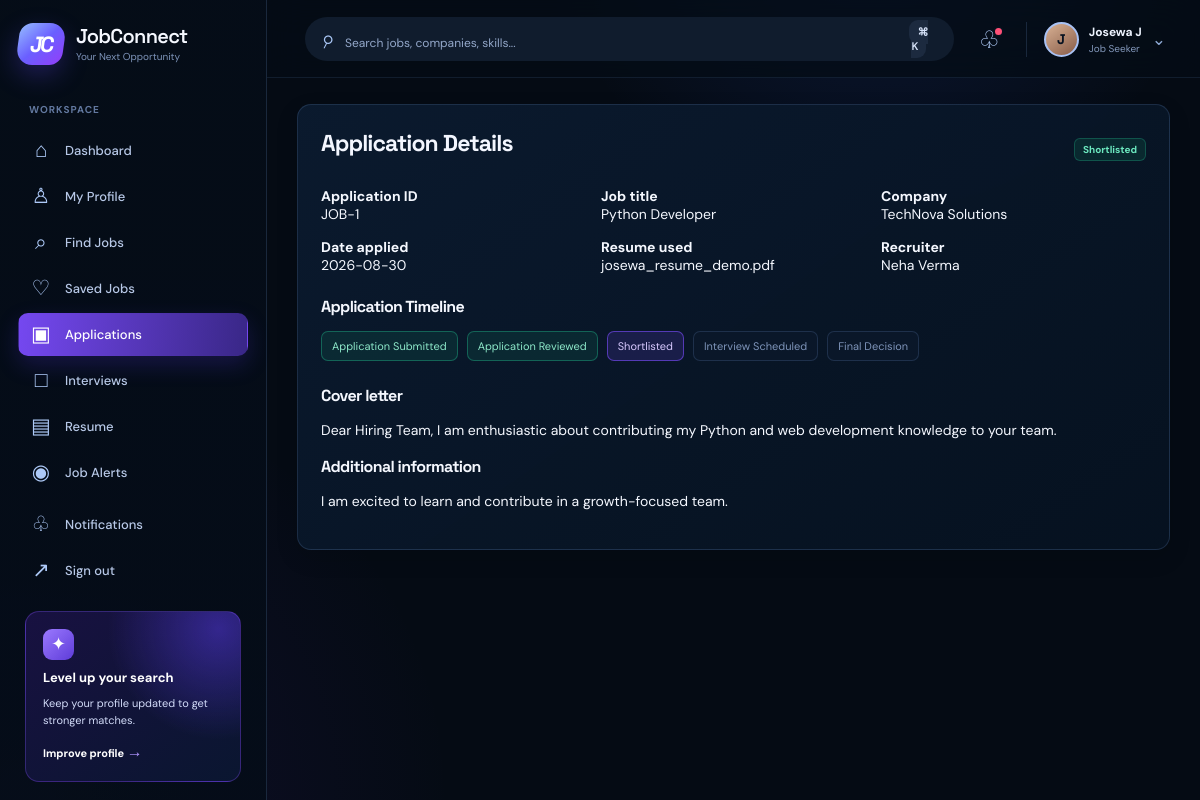
The page /application/1 (signed in) on the database its author committed.
### tables this page shows
CREATE TABLE users (
            id INTEGER PRIMARY KEY AUTOINCREMENT,
            username TEXT UNIQUE NOT NULL,
            full_name TEXT NOT NULL,
            email TEXT UNIQUE NOT NULL,
            phone TEXT,
            password_hash TEXT NOT NULL,
            role TEXT NOT NULL,
            location TEXT,
            profile_image TEXT,
            created_at TEXT NOT NULL DEFAULT CURRENT_TIMESTAMP
        );

CREATE TABLE applications (
            id INTEGER PRIMARY KEY AUTOINCREMENT,
            user_id INTEGER NOT NULL,
            job_id INTEGER NOT NULL,
            resume_id INTEGER,
            cover_letter TEXT,
            portfolio_url TEXT,
            github_url TEXT,
            linkedin_url TEXT,
            additional_info TEXT,
            applied_at TEXT NOT NULL DEFAULT CURRENT_TIMESTAMP,
            status TEXT DEFAULT 'applied',
            FOREIGN KEY(user_id) REFERENCES users(id),
            FOREIGN KEY(job_id) REFERENCES jobs(id),
            FOREIGN KEY(resume_id) REFERENCES resumes(id)
        );

CREATE TABLE jobs (
            id INTEGER PRIMARY KEY AUTOINCREMENT,
            company_id INTEGER,
            recruiter_id INTEGER,
            title TEXT NOT NULL,
            description TEXT,
            responsibilities TEXT,
            required_skills TEXT,
            preferred_skills TEXT,
            location TEXT,
            salary_min INTEGER,
            salary_max INTEGER,
            employment_type TEXT,
            workplace_type TEXT,
            experience_level TEXT,
            education TEXT,
            deadline TEXT,
            status TEXT DEFAULT 'active',
            created_at TEXT NOT NULL DEFAULT CURRENT_TIMESTAMP,
            FOREIGN KEY(company_id) REFERENCES companies(id),
            FOREIGN KEY(recruiter_id) REFERENCES users(id)
        );

CREATE TABLE companies (
            id INTEGER PRIMARY KEY AUTOINCREMENT,
            recruiter_id INTEGER,
            company_name TEXT NOT NULL,
            logo TEXT,
            description TEXT,
            industry TEXT,
            location TEXT,
            website TEXT,
            employee_count INTEGER,
            created_at TEXT NOT NULL DEFAULT CURRENT_TIMESTAMP,
            FOREIGN KEY(recruiter_id) REFERENCES users(id)
        );

CREATE TABLE resumes (
            id INTEGER PRIMARY KEY AUTOINCREMENT,
            user_id INTEGER NOT NULL,
            file_name TEXT NOT NULL,
            file_path TEXT NOT NULL,
            file_type TEXT,
            file_size INTEGER,
            uploaded_at TEXT NOT NULL DEFAULT CURRENT_TIMESTAMP,
            is_default INTEGER DEFAULT 0,
            FOREIGN KEY(user_id) REFERENCES users(id)
        );

### backend/app.py (the view)
@app.route("/application/<int:application_id>")
@login_required
def application_detail(application_id):
    user = get_current_user()
    conn = get_db_connection()
    app_row = conn.execute(
        """
        SELECT a.*, j.title AS job_title, j.location AS job_location, c.company_name, u.full_name AS recruiter_name,
               r.file_name AS resume_name
        FROM applications a
        JOIN jobs j ON j.id = a.job_id
        LEFT JOIN companies c ON c.id = j.company_id
        LEFT JOIN users u ON u.id = j.recruiter_id
        LEFT JOIN resumes r ON r.id = a.resume_id
        WHERE a.id = ?
        """,
        (application_id,),
    ).fetchone()
    if not app_row:
        conn.close(); flash("Application not found.", "error"); return redirect(url_for("applications_page"))
    if app_row["user_id"] != user["id"] and user["role"] not in ["admin", "recruiter"]:
        conn.close(); flash("Unauthorized access.", "error"); return redirect(url_for("dashboard"))
    timeline = [
        "Application Submitted",
        "Application Reviewed",
        "Shortlisted",
        "Interview Scheduled",
        "Final Decision",
    ]
    conn.close()
    return render_template("application_detail.html", application=dict(app_row), user=user, timeline=timeline)

### backend/app.py (called while the page is built, shortened)
def login_required(view):
    @wraps(view)
    def wrapped(*args, **kwargs):
        if not session.get("user_id"):
            flash("Please log in to continue.", "error")
            return redirect(url_for("login"))
        return view(*args, **kwargs)
    return wrapped

def get_current_user():
    user_id = session.get("user_id")
    if not user_id:
        return None
    conn = get_db_connection()
    user = conn.execute("SELECT * FROM users WHERE id = ?", (user_id,)).fetchone()
    conn.close()
    return dict(user) if user else None

def ensure_demo_data():
    conn = get_db_connection()
    user_count = conn.execute("SELECT COUNT(*) FROM users").fetchone()[0]
    if user_count > 0:
        conn.close()
        return

@app.before_request
def setup_demo_data():
    init_db()
    ensure_demo_data()

@app.context_processor
def inject_user():
    return {"current_user": get_current_user()}

### backend/database.py (called while the page is built)
def get_db_connection():
    conn = sqlite3.connect(DB_PATH)
    conn.row_factory = sqlite3.Row
    return conn

### frontend/templates/application_detail.html (shortened to what this page needs)
{% extends 'base.html' %}
{% block content %}
<div class="container" style="max-width: 960px;">
  <div class="form-panel">
    <div class="section-heading" style="margin-top: 0;">
      <h2>Application Details</h2>
      <span class="badge success">{{ application.status }}</span>
    </div>
    <div class="form-grid">
      <div><strong>Application ID</strong><br />JOB-{{ application.id }}</div>
      <div><strong>Job title</strong><br />{{ application.job_title }}</div>
      <div><strong>Company</strong><br />{{ application.company_name }}</div>
      <div><strong>Date applied</strong><br />{{ application.applied_at[:10] }}</div>
      <div><strong>Resume used</strong><br />{{ application.resume_name or 'Default Resume' }}</div>
      <div><strong>Recruiter</strong><br />{{ application.recruiter_name or 'Hiring Team' }}</div>
    </div>
    <div style="margin-top: 22px;">
      <h3>Application Timeline</h3>
      <div class="application-timeline">
        {% for step in timeline %}
          <span class="timeline-step {% if loop.index < 3 %}done{% elif application.status == 'interview' and loop.index == 4 %}active{% elif application.status == 'shortlisted' and loop.index == 3 %}active{% elif application.status == 'applied' and loop.index == 1 %}active{% endif %}">{{ step }}</span>
        {% endfor %}
      </div>
    </div>
    <div style="margin-top: 24px;">
      <h3>Cover letter</h3>
      <p>{{ application.cover_letter or 'N/A' }}</p>
      <h3>Additional information</h3>
      <p>{{ application.additional_info or 'N/A' }}</p>
    </div>
  </div>
</div>
{% endblock %}

### frontend/templates/base.html (shortened to what this page needs)
<!DOCTYPE html>
<html lang="en">
  <head>
    <link rel="stylesheet" href="{{ url_for('static', filename='css/style.css', v='8') }}" />
  </head>
  <body>
    {% set active = request.endpoint or '' %}
    <div class="page-shell {% if current_user %}signed-in{% else %}guest-shell{% endif %}">
      {% if current_user %}
      <aside class="sidebar" id="sidebar">
        <a class="brand-wrap" href="{{ url_for('dashboard') }}" aria-label="JobConnect dashboard">
          <span class="brand-mark">JC</span>
          <span><span class="brand-name">JobConnect</span><span class="brand-tag">Your Next Opportunity</span></span>
        </a>
        <nav class="sidebar-nav" aria-label="Main navigation">
          <p class="nav-label">Workspace</p>
          <a class="nav-link {% if active == 'dashboard' %}active{% endif %}" href="{{ url_for('dashboard') }}"><span class="nav-icon">⌂</span>Dashboard</a>
          {% if current_user.role == 'job_seeker' %}
          <a class="nav-link {% if active == 'profile' %}active{% endif %}" href="{{ url_for('profile') }}"><span class="nav-icon">♙</span>My Profile</a>
          <a class="nav-link {% if active == 'jobs' or active == 'search_results' or active == 'job_detail' %}active{% endif %}" href="{{ url_for('jobs') }}"><span class="nav-icon">⌕</span>Find Jobs</a>
          <a class="nav-link {% if active == 'saved_jobs' %}active{% endif %}" href="{{ url_for('saved_jobs') }}"><span class="nav-icon">♡</span>Saved Jobs</a>
          <a class="nav-link {% if active == 'applications_page' or active == 'application_detail' %}active{% endif %}" href="{{ url_for('applications_page') }}"><span class="nav-icon">▣</span>Applications</a>
          <a class="nav-link {% if active == 'interviews_page' or active == 'interview_detail' %}active{% endif %}" href="{{ url_for('interviews_page') }}"><span class="nav-icon">□</span>Interviews</a>
          <a class="nav-link {% if active == 'resume_management' %}active{% endif %}" href="{{ url_for('resume_management') }}"><span class="nav-icon">▤</span>Resume</a>
          <a class="nav-link {% if active == 'job_alerts' %}active{% endif %}" href="{{ url_for('job_alerts') }}"><span class="nav-icon">◉</span>Job Alerts</a>
          {% else %}
          <a class="nav-link {% if active == 'admin_users' %}active{% endif %}" href="{{ url_for('admin_users') }}"><span class="nav-icon">♙</span>Users</a>
          <a class="nav-link {% if active == 'admin_jobs' %}active{% endif %}" href="{{ url_for('admin_jobs') }}"><span class="nav-icon">▣</span>Job Listings</a>
          {% endif %}
        </nav>
        <div class="sidebar-bottom">
          <a class="nav-link {% if active == 'notifications_page' %}active{% endif %}" href="{{ url_for('notifications_page') }}"><span class="nav-icon">♧</span>Notifications</a>
          <a class="nav-link" href="{{ url_for('logout') }}"><span class="nav-icon">↗</span>Sign out</a>
          <div class="upgrade-card">
            <span class="upgrade-icon">✦</span><strong>Level up your search</strong>
            <span>Keep your profile updated to get stronger matches.</span>
            <a href="{{ url_for('profile') if current_user.role != 'admin' else url_for('dashboard') }}">Improve profile <b>→</b></a>
          </div>
        </div>
      </aside>
      <div class="workspace">
        <header class="topbar">
          <form method="GET" action="{{ url_for('search_results') }}" class="search-form">
            <span class="search-icon">⌕</span><input type="text" name="q" placeholder="Search jobs, companies, skills..." value="{{ request.args.get('q', '') }}" />
            <button type="submit" aria-label="Search">Search <kbd>⌘ K</kbd></button>
          </form>
          <div class="topbar-actions">
            <a href="{{ url_for('notifications_page') }}" class="round-action" aria-label="Notifications">♧</a>
            <a href="{{ url_for('profile') if current_user.role != 'admin' else url_for('dashboard') }}" class="user-menu"><span class="avatar">{{ current_user.full_name[:1]|upper }}</span><span class="user-menu-text"><b>{{ current_user.full_name }}</b><small>{{ current_user.role|replace('_', ' ')|title }}</small></span><span class="chevron">⌄</span></a>
          </div>
        </header>
      {% endif %}
      <main class="{% if current_user %}main-content{% else %}landing-main{% endif %}">{% block content %}{% endblock %}</main>
      {% if current_user %}</div>{% endif %}
    </div>
  </body>
</html>

### rows shown on the page
users: full_name "J", full_name "Josewa J", role "Job Seeker"
applications: status "Shortlisted", id "1", applied_at "2026-08-30", cover_letter "Dear Hiring Team, I am enthusiastic about contributing my Python and web development knowledge to your team.", additional_info "I am excited to learn and contribute in a growth-focused team."
jobs: job_title "Python Developer"
companies: company_name "TechNova Solutions"
resumes: file_name "josewa_resume_demo.pdf"
users: full_name "Neha Verma"

### other values the page prints
{{ step }} "Application Submitted" "Application Reviewed" "Shortlisted" "Interview Scheduled" "Final Decision"
